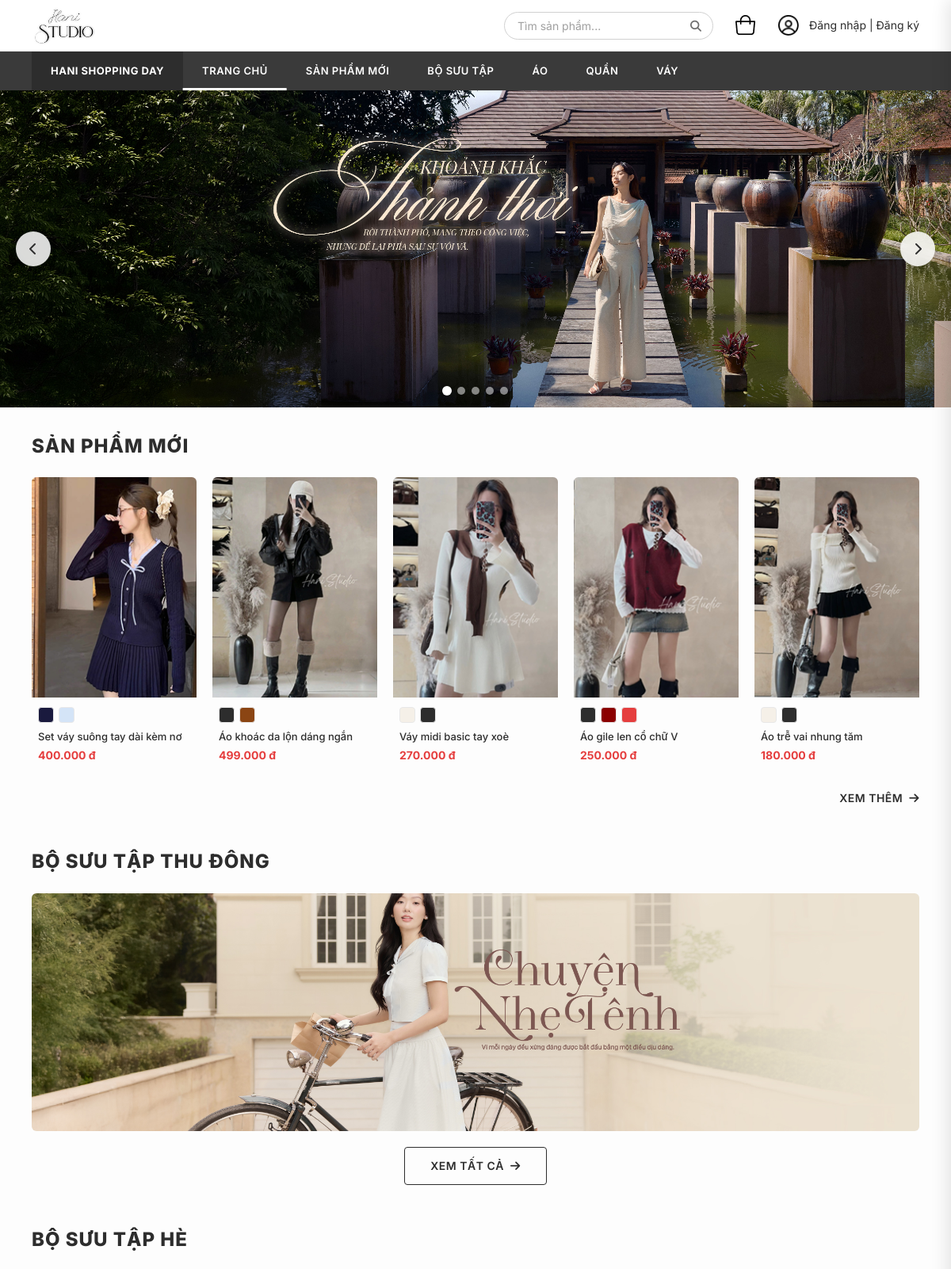
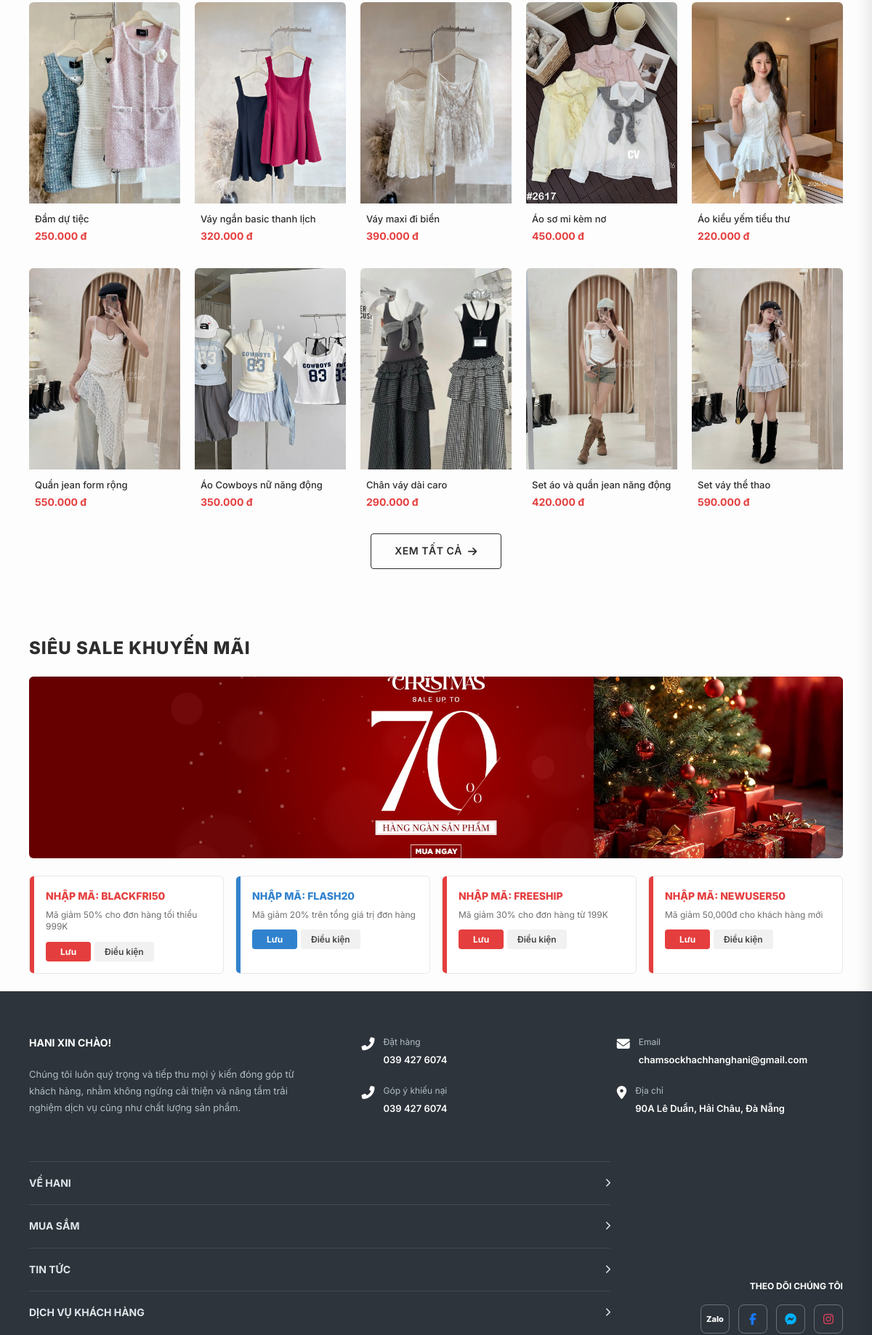
The page / (upper part) on the database its author committed (2 pictures, top to bottom).
### reviews/models.py (models this page shows, shortened)
class Product(models.Model):
    name = models.CharField(max_length=255, verbose_name="Tên sản phẩm")
    code = models.CharField(max_length=50, unique=True, verbose_name="Mã sản phẩm")
    price = models.DecimalField(max_digits=12, decimal_places=0, verbose_name="Giá")
    old_price = models.DecimalField(max_digits=12, decimal_places=0, null=True, blank=True, verbose_name="Giá cũ")
    image_name = models.CharField(max_length=100, verbose_name="Tên file ảnh (trong static)")
    colors = models.JSONField(default=list, blank=True, verbose_name="Danh sách màu (JSON: name, hex)")
    sizes = models.JSONField(default=list, blank=True, verbose_name="Danh sách size (JSON list)")
    categories = models.ManyToManyField(Category, verbose_name="Danh mục")
    description = models.TextField(blank=True, verbose_name="Mô tả")
    class Meta:
        verbose_name = "Sản phẩm"
        verbose_name_plural = "Sản phẩm"

### reviews/views.py (the view)
# urls.py: 2. Add a URL to urlpatterns:  path('', views.home, name='home')
def home(request):
    all_p = get_all_products_from_db()
    winter_images = ['sp1.png', 'sp2.png', 'sp3.png', 'sp4.png', 'sp5.png']
    new_products = [p for p in all_p if p['image'] in winter_images]
    summer_products = [p for p in all_p if p['image'] not in winter_images]
    if request.user.is_authenticated:
        cart_count = CartItem.objects.filter(user=request.user).count()
    else:
        cart_count = len(request.session.get('cart', []))
    return render(request, 'reviews/home.html', {
        'products': new_products,
        'winter_products': new_products,
        'summer_products': summer_products,
        'coupons': COUPONS,
        'cart_count': cart_count
    })

### reviews/context_processors.py (called while the page is built)
def coupons_processor(request):
    return {'COUPONS_LIST': COUPONS}

### reviews/templatetags/shop_filters.py (called while the page is built)
@register.filter
def format_price(value):
    try:
        return f"{value:,.0f} đ".replace(",", ".")
    except (ValueError, TypeError):
        return value

### reviews/views.py (called while the page is built)
def get_all_products_from_db():
    db_products = []
    for p_obj in Product.objects.all():
        db_products.append({
            'id': p_obj.id,
            'name': p_obj.name,
            'code': p_obj.code,
            'price': int(p_obj.price),
            'old_price': int(p_obj.old_price) if p_obj.old_price else None,
            'image': p_obj.image_name,
            'colors': p_obj.colors if p_obj.colors else [{'name': 'Mặc định', 'hex': '#ccc'}],
            'sizes': p_obj.sizes if p_obj.sizes else ['S', 'M', 'L'],
            'category': [cat.slug for cat in p_obj.categories.all()]
        })
    return db_products if db_products else PRODUCTS

### templates/reviews/home.html (shortened to what this page needs)
{% extends "base.html" %}
{% load static shop_filters %}
{% block content %}
<section class="banner-slider" id="banner-slider">
    <div class="slider-track" id="slider-track">
        <div class="slide"><img src="{% static 'images/img_22.jpg' %}" alt="New Arrivals"></div>
    </div>
    <button class="slider-btn prev" onclick="prevSlide()"><i class="fas fa-chevron-left"></i></button>
    <button class="slider-btn next" onclick="nextSlide()"><i class="fas fa-chevron-right"></i></button>
    <div class="slider-dots" id="slider-dots"></div>
</section>
<section class="section-products">
    <h2 class="section-title">SẢN PHẨM MỚI</h2>
    <div class="product-grid" id="new-products-grid">
        {% for product in products %}
        <div class="product-card" onclick="location.href='{% url 'product_detail' product.id %}'">
            <div class="product-card-image">
                <img src="{% static 'images/' %}{{ product.image }}" alt="{{ product.name }}" loading="lazy">
            </div>
            <div class="product-card-info">
                <div class="product-colors-preview">
                    {% for color in product.colors %}
                    <div class="color-dot" style="background:{{ color.hex }}" title="{{ color.name }}"></div>
                    {% endfor %}
                </div>
                <p class="product-card-name">{{ product.name }}</p>
                <p class="product-card-price">{{ product.price|format_price }}</p>
            </div>
        </div>
        {% endfor %}
    </div>
    <div class="section-action">
        <a href="{% url 'all_products_cat' 'san-pham-moi' %}" class="btn-view-more">XEM THÊM <i class="fas fa-arrow-right"></i></a>
    </div>
</section>
<section class="section-collection">
    <h2 class="section-title">BỘ SƯU TẬP THU ĐÔNG</h2>
    <div class="collection-banner">
        <img src="{% static 'images/img_23.jpg' %}" alt="Bộ sưu tập thu đông">
    </div>
    <div class="section-action center">
        <a href="{% url 'all_products_cat' 'bo-suu-tap' %}" class="btn-view-all">XEM TẤT CẢ <i class="fas fa-arrow-right"></i></a>
    </div>
</section>
<section class="section-collection-summer" style="background-color: #fdfdfd; padding-bottom: 40px;">
    <h2 class="section-title">BỘ SƯU TẬP HÈ</h2>
    <div class="product-grid" style="grid-template-columns: repeat(5, 1fr);">
        {% for product in summer_products %}
        <div class="product-card" onclick="location.href='{% url 'product_detail' product.id %}'">
            <div class="product-card-image">
                <img src="{% static 'images/' %}{{ product.image }}" alt="{{ product.name }}" loading="lazy">
            </div>
            <div class="product-card-info">
                <p class="product-card-name">{{ product.name }}</p>
                <p class="product-card-price">{{ product.price|format_price }}</p>
            </div>
        </div>
        {% endfor %}
    </div>
    <div class="section-action center">
        <a href="{% url 'all_products_cat' 'bo-suu-tap-he' %}" class="btn-view-all">XEM TẤT CẢ <i class="fas fa-arrow-right"></i></a>
    </div>
</section>
<section class="section-sale">
    <h2 class="section-title">SIÊU SALE KHUYẾN MÃI</h2>
    <div class="sale-banner">
        <img src="{% static 'images/my_image.jpg' %}" alt="Black Friday Sale">
    </div>
    <div class="coupon-cards">
        {% for coupon in coupons %}
        <div class="coupon-card">
            <div class="coupon-icon {{ coupon.color }}"></div>
            <div class="coupon-info">
                <p class="coupon-code {{ coupon.color }}">NHẬP MÃ: {{ coupon.code }}</p>
                <p class="coupon-desc">{{ coupon.desc }}</p>
                <div class="coupon-actions">
                    <button class="btn-coupon-save {{ coupon.color }}">Lưu</button>
                    <button class="btn-coupon-detail">Điều kiện</button>
                </div>
            </div>
        </div>
        {% endfor %}
    </div>
</section>
{% endblock %}

### rows shown on the page
Product: image (picture), name "Set váy suông tay dài kèm nơ"
Product: image (picture), name "Áo khoác da lộn dáng ngắn"
Product: image (picture), name "Váy midi basic tay xoè"
Product: image (picture), name "Áo gile len cổ chữ V"
Product: image (picture), name "Áo trễ vai nhung tăm"
Product: image (picture), name "Đầm dự tiệc"
Product: image (picture), name "Váy ngắn basic thanh lịch"
Product: image (picture), name "Váy maxi đi biển"
Product: image (picture), name "Áo sơ mi kèm nơ"
Product: image (picture), name "Áo kiểu yếm tiểu thư"
Product: image (picture), name "Quần jean form rộng"
Product: image (picture), name "Áo Cowboys nữ năng động"
Product: image (picture), name "Chân váy dài caro"
Product: image (picture), name "Set áo và quần jean năng động"
Product: image (picture), name "Set váy thể thao"

### other values the page prints
{{ product.price|format_price }} "400.000 đ" "499.000 đ" "270.000 đ" "250.000 đ" "180.000 đ"
{{ product.price|format_price }} "250.000 đ" "320.000 đ" "390.000 đ" "450.000 đ" "220.000 đ" "550.000 đ" "350.000 đ" "290.000 đ" "420.000 đ" "590.000 đ"
{{ coupon.code }} "BLACKFRI50" "FLASH20" "FREESHIP" "NEWUSER50"
{{ coupon.desc }} "Mã giảm 50% cho đơn hàng tối thiểu 999K" "Mã giảm 20% trên tổng giá trị đơn hàng" "Mã giảm 30% cho đơn hàng từ 199K" "Mã giảm 50,000đ cho khách hàng mới"
